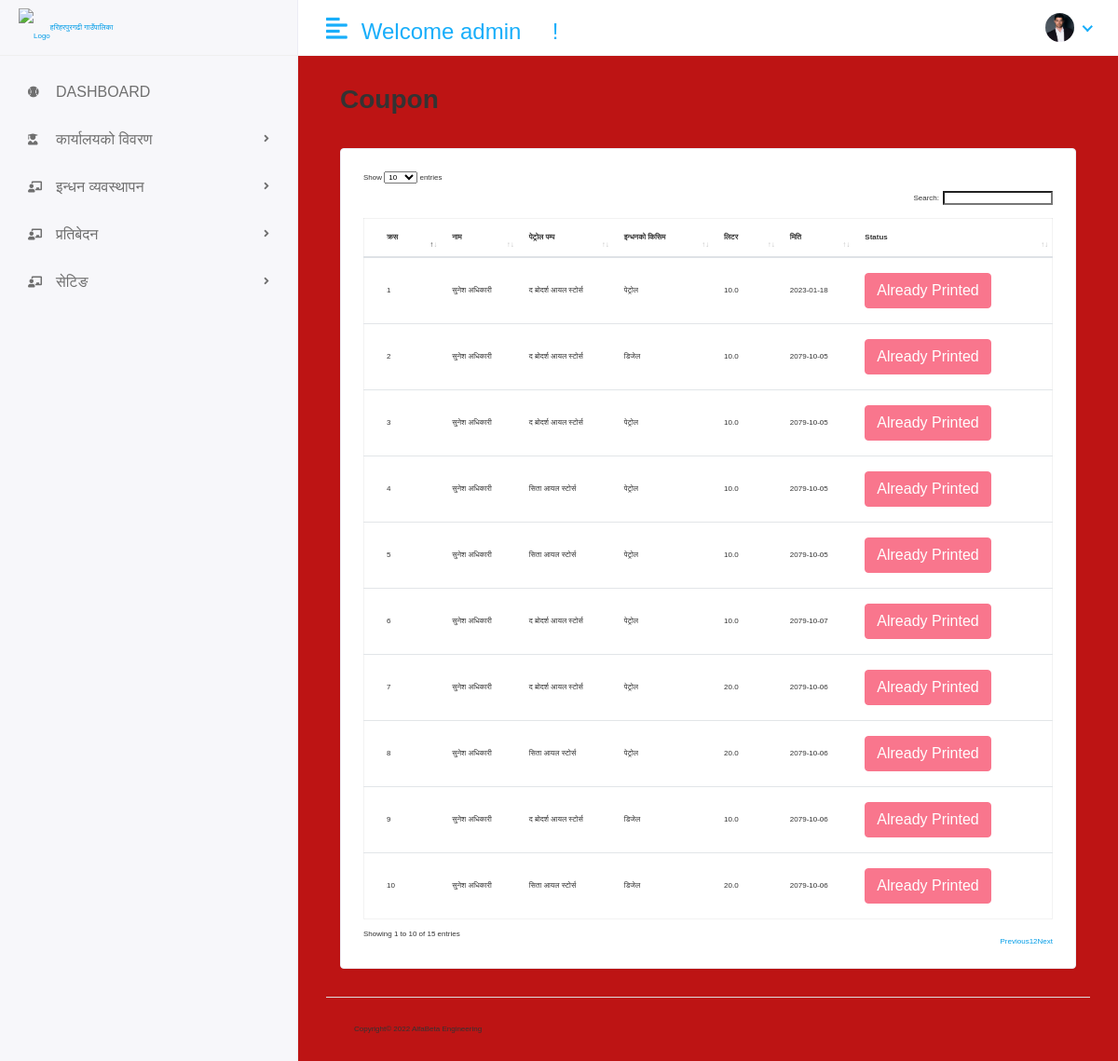
Page /Local/Home (signed in) on the committed database.
### app/models.py (models this page shows, shortened)
class CustomUser(AbstractUser):
    USER = (
        (1, 'HOD'),
        (2, 'LOCAL'),
        (3, 'PATROL'),
    )
    user_type = models.CharField(choices=USER, max_length=50, default=1)
    profile_pic = models.ImageField(upload_to='media/profile_pic')

class FuelExpense(models.Model):
    employee = models.ForeignKey(Employee, on_delete=models.CASCADE)
    patrolpump = models.ForeignKey(Petrolpump, on_delete=models.CASCADE)
    fueltype = models.ForeignKey(FuelType, on_delete=models.CASCADE)
    liter = models.FloatField()
    date = models.DateField()
    fiscalyear = models.ForeignKey(FiscalYear, on_delete=models.CASCADE)
    status = models.IntegerField(default=0)

class Employee(models.Model):
    admin = models.OneToOneField(CustomUser, on_delete=models.CASCADE)
    department = models.ForeignKey(
        Department, on_delete=models.CASCADE, null=True)
    workplace = models.ForeignKey(
        WorkPlace, null=True, on_delete=models.CASCADE)
    appointed_date = models.DateField()
    name = models.CharField(max_length=250)
    designation = models.CharField(max_length=250)
    mobile = models.CharField(max_length=250)
    email = models.EmailField(max_length=250)
    vehicle = models.CharField(max_length=250)
    def __str__(self):
        return self.name

class Petrolpump(models.Model):
    name = models.CharField(max_length=250)
    address = models.CharField(max_length=250)
    contact = models.CharField(max_length=250)

class FuelType(models.Model):
    name = models.CharField(max_length=100)

### FuelManagementSystem/Local_Views.py (the view)
# urls.py: path('Local/Home', Local_Views.HOME, name='local_home'),
def HOME(request):
    employee = Employee.objects.filter(admin=request.user.id)
    print(employee)
    for i in employee:
        employee_id = i.id
        print(employee_id)
        employee_coupon = FuelExpense.objects.filter(employee_id=employee_id)
        context = {
            "employee_coupon": employee_coupon
        }
        return render(request, "Local/view_coupon.html", context)

### templates/Local/view_coupon.html (shortened to what this page needs)
{% extends 'base.html'%}
{% block content %}
<div class="content container-fluid">
    <div class="page-header">
       <div class="row align-items-center">
          <div class="col">
             <h4 class="page-title">Coupon</h4>
          </div>
       </div>
     </div>
     <div class="row">
       <div class="col-sm-12">
          <div class="card card-table">
             <div class="card-body">
                <div class="table-responsive">
                   <table id="table_id" class="table table-hover table-center mb-0">
                      <thead>
                         <tr>
                            <th>क्रस</th>
                            <th>नाम</th>
                            <th>पेट्रोल पम्प</th>
                            <th>इन्धनको किसिम</th>
                            <th>लिटर</th>
                            <th>मिति</th>
                            <th>Status</th>
                         </tr>
                      </thead>
                      <tbody>
                        {% for i in employee_coupon %}
                         <tr>
                            <td>{{forloop.counter}}</td>
                           <td> {{i.employee.name}}</a></td>
                            <td>{{i.patrolpump.name}}</a></td>
                            <td>{{i.fueltype.name}}</td>
                            <td>{{i.liter}}</td>
                            <td>{{i.date|date:'Y-m-d'}}</td>
                            <td> <div class="actions">
                                {% if i.status == 0 %}
                                <button class="btn btn-success">Requested</button>
                                {% else %}
                                <button class="btn btn-danger" disabled="disabled">Already Printed</button>
                                {% endif %}
                            </div></td>
                         </tr>
                         {% endfor %}
                      </tbody>
                   </table>
                </div>
             </div>
          </div>
       </div>
    </div>
 </div>
{% endblock%}

### templates/base.html (shortened to what this page needs)
<!DOCTYPE html>
<html lang="en">
   {% load static %}
   <head>
      <link rel="stylesheet" href="{% static 'assets/plugins/bootstrap/css/bootstrap.min.css' %}">
      <link rel="stylesheet" href="{% static 'assets/plugins/fontawesome/css/fontawesome.min.css' %}">
      <link rel="stylesheet" href="{% static 'assets/plugins/fontawesome/css/all.min.css' %}">
      <link rel="stylesheet" href="{% static 'assets/css/style.css' %} ">
      <link href="/static/css/nepali.datepicker.v3.7.min.css" rel="stylesheet" type="text/css">
      <link rel="stylesheet" href="{% static 'assets/plugins/datatables/datatables.min.css' %}">
   </head>
<body>
    <div class="main-wrapper">
            {% include 'includes/header.html' %}
            {% include 'includes/sidebar.html' %}
        <div class="page-wrapper">
             <div class="content container-fluid">
               {% block content%}
               {% endblock%}
          {% include 'includes/footer.html' %}
</div>
</div>
</body>
</html>

### templates/includes/header.html (shortened to what this page needs)
{% load static %}
<div class="header">
   {% if user.user_type == '1' %}
    <div class="header-left">
       <a href="{% url 'hod_home'%}" class="logo">
       <img src="{% static 'assets/img/logonepal.png' %}"  alt="Logo"><span>हरिहरपुरगढी गाउँपालिका</span>
       </a>
    </div>
   {% endif %}
    <a href="javascript:void(0);" id="toggle_btn">
    <i class="fas fa-align-left"></i
    </a>
    <div class="top-nav-search mt-3">
      {% if user.is_authenticated %}
     <h4> Welcome<span>  {{user.username}} </span> &nbsp;&nbsp;  &nbsp;! </h4>
     {% endif %}
    </div>
    <ul class="nav user-menu">
       <li class="nav-item dropdown has-arrow">
            <a href="#" class="dropdown-toggle nav-link" data-toggle="dropdown">
               {% if user.profile_pic == "" %}
               <span class="user-img"><img class="rounded-circle" src="{% static 'assets/img/logonepal.png' %}" width="31" alt="Ryan Taylor"></span>
               {% else %}
               <span class="user-img"><img class="rounded-circle" src="/{{user.profile_pic}}" width="31" alt="Ryan Taylor"></span>
            {% endif %}
            </a>
          </a>
 </div>

### templates/includes/sidebar.html (shortened to what this page needs)
 <div class="sidebar" id="sidebar">
    <div class="sidebar-inner slimscroll">
       <div id="sidebar-menu" class="sidebar-menu">
         {% if user.user_type == '1' %}
          <ul>
             <li class="" >
               <a href="{% url 'hod_home' %}"><i class="fas fa-baseball-ball"></i> <span>DASHBOARD</span></a>
            </li>
             <li class="submenu">
                <a href="#"><i class="fas fa-user-graduate"></i> <span> कार्यालयको विवरण </span> <span class="menu-arrow"></span></a>
             </li>
             <li class="submenu">
                <a href="#"><i class="fas fa-chalkboard-teacher"></i> <span> इन्धन व्यवस्थापन</span> <span class="menu-arrow"></span></a>
             </li>
             <li class="submenu">
               <a href="#"><i class="fas fa-chalkboard-teacher"></i> <span> प्रतिबेदन</span> <span class="menu-arrow"></span></a>
            </li>
             <li class="submenu">
               <a href="#"><i class="fas fa-chalkboard-teacher"></i> <span> सेटिङ</span> <span class="menu-arrow"></span></a>
            </li>
         </ul>
         {% endif %}
       </div>
    </div>
 </div>

### templates/includes/footer.html
{% load static %}
<footer>
    <p>Copyright© 2022 AlfaBeta Engineering</p>
 </footer>

### rows in the picture
CustomUser: username "admin", profile_pic (placeholder picture)
FuelExpense: employee.name "सुनेश अधिकारी", patrolpump.name "द ब्रोदर्श आयल स्टोर्स", fueltype.name "पेट्रोल", liter "10.0", date "2023-01-18", status "Already Printed"
FuelExpense: employee.name "सुनेश अधिकारी", patrolpump.name "द ब्रोदर्श आयल स्टोर्स", fueltype.name "डिजेल", liter "10.0", date "2079-10-05", status "Already Printed"
FuelExpense: employee.name "सुनेश अधिकारी", patrolpump.name "द ब्रोदर्श आयल स्टोर्स", fueltype.name "पेट्रोल", liter "10.0", date "2079-10-05", status "Already Printed"
FuelExpense: employee.name "सुनेश अधिकारी", patrolpump.name "सिता आयल स्टोर्स", fueltype.name "पेट्रोल", liter "10.0", date "2079-10-05", status "Already Printed"
FuelExpense: employee.name "सुनेश अधिकारी", patrolpump.name "सिता आयल स्टोर्स", fueltype.name "पेट्रोल", liter "10.0", date "2079-10-05", status "Already Printed"
FuelExpense: employee.name "सुनेश अधिकारी", patrolpump.name "द ब्रोदर्श आयल स्टोर्स", fueltype.name "पेट्रोल", liter "10.0", date "2079-10-07", status "Already Printed"
FuelExpense: employee.name "सुनेश अधिकारी", patrolpump.name "द ब्रोदर्श आयल स्टोर्स", fueltype.name "पेट्रोल", liter "20.0", date "2079-10-06", status "Already Printed"
FuelExpense: employee.name "सुनेश अधिकारी", patrolpump.name "सिता आयल स्टोर्स", fueltype.name "पेट्रोल", liter "20.0", date "2079-10-06", status "Already Printed"
FuelExpense: employee.name "सुनेश अधिकारी", patrolpump.name "द ब्रोदर्श आयल स्टोर्स", fueltype.name "डिजेल", liter "10.0", date "2079-10-06", status "Already Printed"
FuelExpense: employee.name "सुनेश अधिकारी", patrolpump.name "सिता आयल स्टोर्स", fueltype.name "डिजेल", liter "20.0", date "2079-10-06", status "Already Printed"
